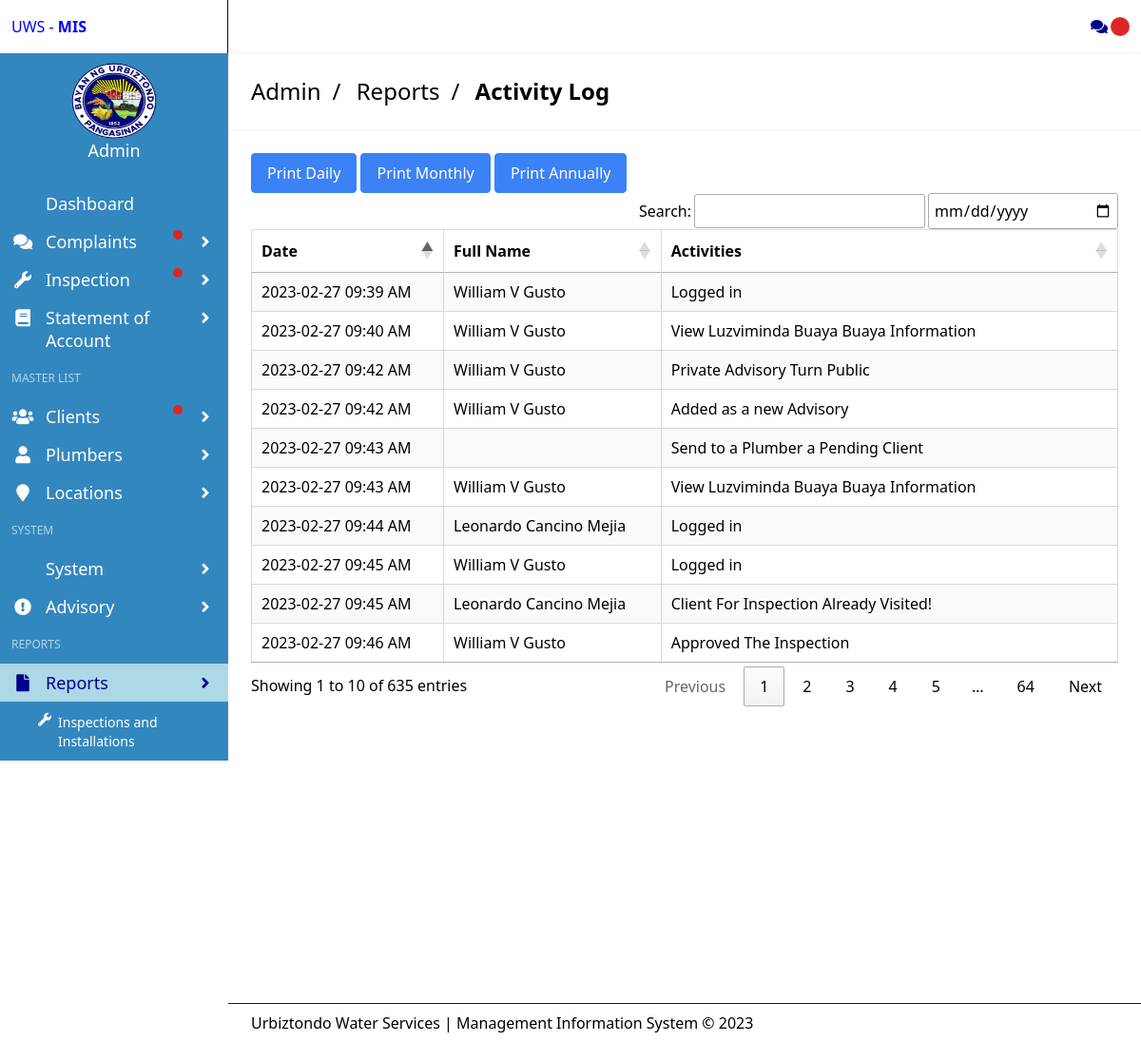
Page /admin/activity-log.php (signed in) on the committed database.
### tables this page shows
CREATE TABLE `activity` (
  `activity_ID` int(11) NOT NULL,
  `name` varchar(50) NOT NULL,
  `position` varchar(50) NOT NULL,
  `time_loged` varchar(50) NOT NULL,
  `status` varchar(50) NOT NULL
);

### admin/activity-log.php (the view, shortened to what this page needs)
<?php include 'includes/session.php';?>
<?php include 'includes/header.php' ?>
<?php include 'includes/topbar.php' ?>
<?php $page = "report"; include 'includes/leftbar.php' ?>
<section class="is-title-bar">
  <div class="flex flex-col md:flex-row items-center justify-between space-y-6 md:space-y-0">
    <ul>
      <li style='color:black'>Admin</li>
      <li style='color:black'>Reports</li>
      <li style='color:black'> Activity Log</li>
    </ul>
  </div>
  </section>
  <section class="section main-section">
   <div class="  bg-gray-50" >
   <div class="container mt-4">
   <a href = "print/print-log-daily.php"class="button blue px-6 py-2.5 font-medium text-xs leading-tight uppercase rounded shadow-md hover:bg-blue-700 hover:shadow-lg focus:bg-blue-700 focus:shadow-lg focus:outline-none focus:ring-0 active:bg-blue-800 active:shadow-lg transition duration-150 ease-in-out">Print Daily</a>
<a href = "print/print-log-monthly.php"class="button blue px-6 py-2.5 font-medium text-xs leading-tight uppercase rounded shadow-md hover:bg-blue-700 hover:shadow-lg focus:bg-blue-700 focus:shadow-lg focus:outline-none focus:ring-0 active:bg-blue-800 active:shadow-lg transition duration-150 ease-in-out">Print Monthly</a>
<a href = "print/print-log-annually.php"class="button blue px-6 py-2.5 font-medium text-xs leading-tight uppercase rounded shadow-md hover:bg-blue-700 hover:shadow-lg focus:bg-blue-700 focus:shadow-lg focus:outline-none focus:ring-0 active:bg-blue-800 active:shadow-lg transition duration-150 ease-in-out">Print Annually</a>
		<input type="date" id="customFilter" class=" custom-cls" aria-controls="userTable">
	<table id="userTable"  class="cell-border" >
			<thead>
			  <tr>
              <th>Date</th>
				<th>Full Name</th>
                <th>Activities</th>
			  </tr>
			  </thead>
			  <tbody>
			<?php
						$qry="SELECT * FROM activity ORDER BY activity_ID DESC";
						$query = $connect->query($qry) ;
						$num=mysqli_num_rows($query);
				if($num>0)
				{
					while($row = $query->fetch_assoc()){
				?>
						<tr>
							<td data-label="time_loged"><?php echo date('Y-m-d H:i A', strtotime($row['time_loged'])) ?></td>
							<td data-label=" Name"><?php echo $row['name']?></td>
							<td data-label="position"><?php echo $row['status']?></td>
							<?php
                }
				}
						?>
			  </tbody>
		</table>
	</div>
	</div>
  </section>
  <br>
  <br>
  <br>
  <br>
  <br>
  <br>
  <br>
  <br>
  <br>
  <br>
  <br>
  <br>
<?php include 'includes/footer.php' ?>

### admin/includes/header.php (shortened to what this page needs)
<!DOCTYPE html>
<html lang="en" class="">
<head>
  <link rel="stylesheet" href="../css1/main.css?v=1628755089081">
  <link rel="stylesheet" href="https://cdnjs.cloudflare.com/ajax/libs/font-awesome/4.7.0/css/font-awesome.min.css">
  <link rel="stylesheet" href="../css1/style.css">
    <link rel="stylesheet" href="https://cdnjs.cloudflare.com/ajax/libs/font-awesome/5.15.2/css/all.min.css"/>
        <link rel="stylesheet" type="text/css" href="https://cdn.datatables.net/1.10.25/css/jquery.dataTables.css">
</head>

### admin/includes/topbar.php (shortened to what this page needs)
<div id="app">
 <nav id="navbar-main" class="navbar is-fixed-top">
  <div class="navbar-menu" id="navbar-menu" >
    <div class="navbar-end">
        <a href ="message.php"class="navbar-item" style="color:#00008B;">
            <span class="icon"><i class="fa fa-comments"></i></span> <div class=" circle "> <span class="circle__content"><?php  ?></span> </span></div>
          </a>
        </div>
      </div>
    </div>

### admin/includes/leftbar.php (shortened to what this page needs)
<aside class="aside is-placed-left is-expanded" style="background:#3387bf ;overflow-y:auto;">
  <div class="aside-tools">
    <div>
      UWS - <b class="font-black">MIS</b>
    </div>
  </div>
  <center>
      <div class="image">
        <img src="../images/logo.png" class="img-circle elevation-2 d-flex " style="height:80px; width:90px; margin-top:10px;  border-radius: 50%;" >
      </div>
    <div class="info" >
        <h1 href="#" style="color:white; font-size:18px;  " > Admin </h1>
      </div>
      </center>
  <div class="menu is-menu-main">
    <p class="menu-label"></p>
    <ul class="menu-list">
      <li class="<?php if($page=='dashboard'){ echo 'active'; }?> ">
        <a href="home.php">
          <span class="icon"><i class="mdi mdi-desktop-mac"></i></span>
          <span class="menu-item-label">Dashboard</span>
        </a>
      </li>
    </ul>
<?php
           $sql = "SELECT * FROM tblcomplaints WHERE Complaint_Status = '0' ";
           $query = $connect->query($sql);
           $complaint = $query->num_rows;
           ?>
<ul class="menu-list">
      <li class="<?php if($page=='complaint'){ echo 'active'; }?> ">
        <a class="dropdown">
          <span class="icon"><i class="fa fa-comments"></i></span>
          <span class="menu-item-label">Complaints
          </span>
          <div class=" circle1 "> <span class="circle__content"></span> </span></div>
          <span class="icon"><i class="fa fa-angle-right arrow"></i></span>
        </a>
              </div>
      <li class="<?php if($page=='inspection'){ echo 'active'; }?> ">
        <a class="dropdown">
          <span class="icon"><i class="	fa fa-wrench"></i></span>
          <span class="menu-item-label">Inspection</span>
          <div class=" circle1 "> <span class="circle__content"></span> </span></div>
          <span class="icon"><i class="fa fa-angle-right arrow"></i></span>
        </a>
      </li>
      <li class="<?php if($page=='billing'){ echo 'active'; }?> ">
        <a class="dropdown">
          <span class="icon"><i class="fa fa-book"></i></span>
          <span class="menu-item-label">Statement of Account</span>
          <span class="icon"><i class="fa fa-angle-right arrow"></i></span>
        </a>
      </li>
    <p class="menu-label">MASTER LIST</p>
    <ul class="menu-list">
      <li class="<?php if($page=='client'){ echo 'active'; }?> ">
        <a class="dropdown">
          <span class="icon"><i class="fa fa-users"></i></span>
          <span class="menu-item-label">Clients
          </span>
          <div class=" circle1 "> <span class="circle__content"></span> </span></div>
          <span class="icon"><i class="fa fa-angle-right arrow"></i></span>
        </a>
      </li>
      <li class="<?php if($page=='plumber'){ echo 'active'; }?> ">
        <a class="dropdown">
          <span class="icon"><i class="fa fa-user"></i></span>
          <span class="menu-item-label">Plumbers</span>
          <span class="icon"><i class="fa fa-angle-right arrow"></i></span>
        </a>
      </li>
      <li class="<?php if($page=='location'){ echo 'active'; }?> ">
        <a class="dropdown">
          <span class="icon"><i class="fa fa-map-marker"></i></span>
          <span class="menu-item-label">Locations</span>
          <span class="icon"><i class="fa fa-angle-right arrow"></i></span>
        </a>
      </li>
      <p class="menu-label">SYSTEM</p>
      <li class="<?php if($page=='system'){ echo 'active'; }?> ">
        <a class="dropdown">
          <span class="icon"><i class="mdi mdi-desktop-mac"></i></span>
          <span class="menu-item-label">System</span>
          <span class="icon"><i class="fa fa-angle-right arrow"></i></span>
        </a>
      </li>
      <li class="<?php if($page=='advisory'){ echo 'active'; }?> ">
        <a class="dropdown">
          <span class="icon"><i class="fa fa-exclamation-circle"></i></span>
          <span class="menu-item-label">Advisory</span>
          <span class="icon"><i class="fa fa-angle-right arrow"></i></span>
        </a>
      </li>
      <p class="menu-label">REPORTS</p>
    <li class="<?php if($page=='report'){ echo 'active'; }?> ">
        <a class="dropdown">
          <span class="icon"><i class="fa fa-file"></i></span>
          <span class="menu-item-label">Reports</span>
          <span class="icon"><i class="fa fa-angle-right arrow"></i></span>
        </a>
		    <ul>
        <li>
            <a href="inspection-reports.php">
              &ensp;&ensp;&ensp;&ensp;<i class="fa fa-wrench"></i>&ensp;<span>Inspections and Installations</span>
            </a>
          </li>
          </li>
        </ul>
</aside>

### admin/includes/footer.php (shortened to what this page needs)
<footer class="footer" style='border-top: solid blue 1px;'>
  <div class="flex flex-col md:flex-row items-center justify-between space-y-3 md:space-y-0">
    <div class="flex items-center justify-start space-x-3">
      <div>
       Urbiztondo Water Services | Management Information System © 2023
      </div>
  </div>
</footer>
<script type="text/javascript" src="../tailwind-js/main.min.js?v=1628755089081"></script>
<link rel="stylesheet" href="https://cdn.materialdesignicons.com/4.9.95/css/materialdesignicons.min.css">

### admin/includes/header.php (style rules this page uses)
.circle { display: inline-table; vertical-align: middle; width: 20px; height: 20px; color:#ffff; background-color: #DC2626; border-radius: 50%; }
.circle1 { display: inline-table; vertical-align: middle; width: 10px; height: 10px; color:#ffff; background-color: #DC2626; border-radius: 50%; }
.circle__content { display: table-cell; vertical-align: middle; text-align: center; }
th { border-top: 1px solid #dddddd; border-bottom: 1px solid #dddddd; border-right: 1px solid #dddddd; }
th:first-child { border-left: 1px solid #dddddd; }
.custom-cls { display: inline; width: 200px; margin-left: 25px; border: 1px solid #aaa; border-radius: 3px; padding: 5px; background-color: transparent; }

### rows in the picture
activity: time_loged "2023-02-27 09:46 AM", name "William V Gusto", status "Approved The Inspection"
activity: time_loged "2023-02-27 09:45 AM", name "William V Gusto", status "Logged in"
activity: time_loged "2023-02-27 09:45 AM", name "Leonardo Cancino Mejia", status "Client For Inspection Already Visited!"
activity: time_loged "2023-02-27 09:44 AM", name "Leonardo Cancino Mejia", status "Logged in"
activity: time_loged "2023-02-27 09:43 AM", status "Send to a Plumber a Pending Client"
activity: time_loged "2023-02-27 09:43 AM", name "William V Gusto", status "View Luzviminda Buaya Buaya Information"
activity: time_loged "2023-02-27 09:42 AM", name "William V Gusto", status "Private Advisory Turn Public"
activity: time_loged "2023-02-27 09:42 AM", name "William V Gusto", status "Added as a new Advisory"
activity: time_loged "2023-02-27 09:40 AM", name "William V Gusto", status "View Luzviminda Buaya Buaya Information"
activity: time_loged "2023-02-27 09:39 AM", name "William V Gusto", status "Logged in"
